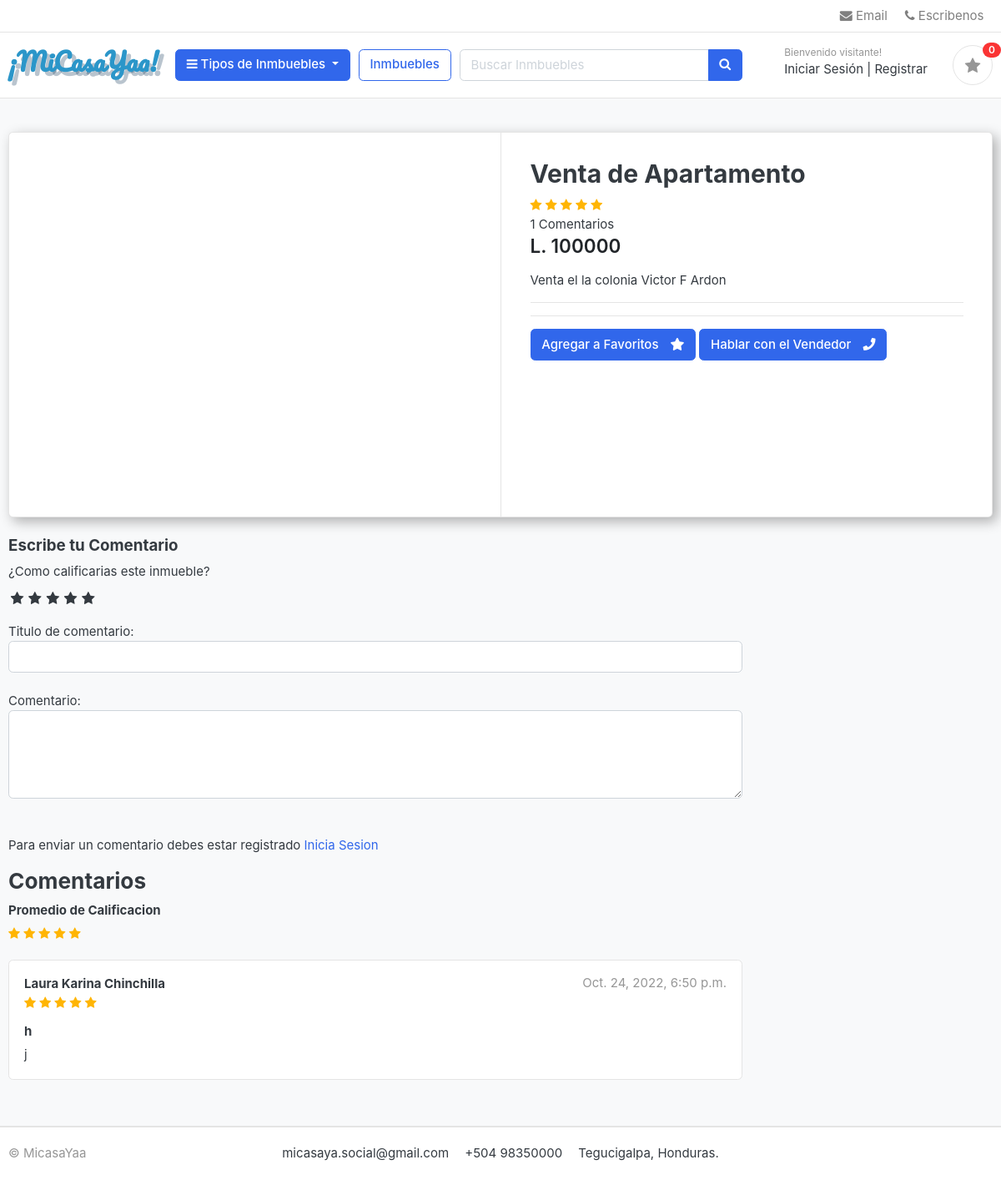
The page /store/category/venta-de-apartamento/venta-de-apartamento/ on the database its author committed.
### store/models.py (models this page shows, shortened)
class Product(models.Model):
    product_name = models.CharField(max_length=200, unique=True)
    slug = models.CharField(max_length=200, unique=True)
    descripton = models.TextField(max_length=500, blank=True)
    price = models.IntegerField()
    images = CloudinaryField('image')
    stock = models.IntegerField()
    is_available = models.BooleanField(default = True)
    category = models.ForeignKey(Category, on_delete=models.CASCADE)
    created_date = models.DateTimeField(auto_now_add=True)
    modified_date = models.DateTimeField(auto_now=True)
    objects = createProducto()
    def averageReview(self):
        reviews = ReviewRating.objects.filter(product=self, status=True).aggregate(average=Avg('rating'))
        avg=0
        if reviews['average'] is not None:
            avg = float(reviews['average'])
        return avg
    def countReview(self):
        reviews = ReviewRating.objects.filter(product=self, status=True).aggregate(count=Count('id'))
        count = 0
        if reviews['count'] is not None:
            count = int(reviews['count'])
        return count

class ReviewRating(models.Model):
    product = models.ForeignKey(Product, on_delete = models.CASCADE)
    user = models.ForeignKey(Account, on_delete=models.CASCADE)
    subject = models.CharField(max_length=100, blank=True)
    review = models.CharField(max_length=500, blank=True)
    rating = models.FloatField()
    ip = models.CharField(max_length=100, blank=True)
    status = models.BooleanField(default=True)
    created_at = models.DateTimeField(auto_now_add=True)
    updated_at = models.DateTimeField(auto_now=True)

### accounts/models.py (models this page shows, shortened)
class Account(AbstractBaseUser):
    first_name = models.CharField(max_length = 50)
    last_name = models.CharField(max_length = 50)
    username = models.CharField(max_length = 50, unique=True)
    email = models.CharField(max_length = 100, unique = True)
    phone_nomber = models.CharField(max_length = 50)
    date_joined = models.DateTimeField(auto_now_add=True)
    last_joined = models.DateTimeField(auto_now_add=True)
    is_admin = models.BooleanField(default = False)
    is_staff = models.BooleanField(default = False)
    is_active = models.BooleanField(default = False)
    is_superadmin = models.BooleanField(default = False)
    USERNAME_FIELD = 'email'
    REQUIRED_FIELDS = ['username','first_name', 'last_name']
    objects = MyAccountManager()
    def full_name(self):
        return f'{self.first_name} {self.last_name}'

### store/views.py (the view)
# urls.py: path('category/<slug:category_slug>/<slug:product_slug>/', views.product_detail, name = 'product_detail'),
def product_detail(request, category_slug, product_slug):
    try:
        single_product = Product.objects.get(category__slug=category_slug, slug=product_slug)
        in_favorite = FavoriteItem.objects.filter(favorite__favorite_id=_favorite_id(request), product=single_product).exists()
    except Exception as e:
        raise e
    reviews = ReviewRating.objects.filter(product_id=single_product.id, status=True)
    context = {
        'single_product':single_product,
        'in_favorite':in_favorite,
        'reviews':reviews,
    }
    return render(request, 'store/product_detail.html', context)

### category/context_processors.py (called while the page is built)
def menu_links(request):
    links = Category.objects.all()
    return dict(links=links)

### category/models.py (called while the page is built)
    def get_url(self):
        return reverse('products_by_category', args=[self.slug])
        print(get_url);

### favorites/context_processors.py (called while the page is built)
def counter(request):
    favorite_count = 0
    try:
        favorite = Favorite.objects.filter(favorite_id=_favorite_id(request))
        if request.user.is_authenticated:
            favorite_items = FavoriteItem.objects.all().filter(user=request.user)
        else:
            favorite_items = FavoriteItem.objects.all().filter(favorite=favorite[:1])
        for favorite_item in favorite_items:
            favorite_count += favorite_item.quantity
    except Favorite.DoesNotExist:
        favorite_count = 0
    return dict(favorite_count=favorite_count)

### favorites/views.py (called while the page is built)
def _favorite_id(request):
    favorite = request.session.session_key
    if not favorite:
        favorite = request.session.create()
    return favorite

### templates/store/product_detail.html (shortened to what this page needs)
{% extends 'base.html' %}
{% block content %}
<section class="section-content padding-y bg">
    <div class="container">
    <div class="card" style="box-shadow: 5px 5px 15px rgba(0,0,0,0.3);">
        <div class="row no-gutters">
            <aside class="col-md-6">
    <article class="gallery-wrap">
        <div class="img-big-wrap mainImage">
          <center><img src="{{ single_product.images.url }}"></center>
        </div>
    </article>
            </aside>
            <main class="col-md-6 border-left">
    <article class="content-body">
    <h2 class="title">{{ single_product.product_name }}</h2>
    <div class="rating-star">
      <span>
        <i class="fa fa-star{% if single_product.averageReview < 0.5 %}-o{% elif single_product.averageReview >= 0.5 and single_product.averageReview < 1 %}-half-o {% endif %}" aria-hidden="true"></i>
        <i class="fa fa-star{% if single_product.averageReview < 1.5 %}-o{% elif single_product.averageReview >= 1.5 and single_product.averageReview < 2 %}-half-o {% endif %}" aria-hidden="true"></i>
        <i class="fa fa-star{% if single_product.averageReview < 2.5 %}-o{% elif single_product.averageReview >= 2.5 and single_product.averageReview < 3 %}-half-o {% endif %}" aria-hidden="true"></i>
        <i class="fa fa-star{% if single_product.averageReview < 3.5 %}-o{% elif single_product.averageReview >= 3.5 and single_product.averageReview < 4 %}-half-o {% endif %}" aria-hidden="true"></i>
        <i class="fa fa-star{% if single_product.averageReview < 4.5 %}-o{% elif single_product.averageReview >= 4.5 and single_product.averageReview < 5 %}-half-o {% endif %}" aria-hidden="true"></i>
      </span>
    </div>
    <span>{{ single_product.countReview }} Comentarios</span>
    <div class="mb-3">
        <var class="price h4">L. {{single_product.price }}</var>
    </div>
    <p> {{ single_product.descripton }} </p>
    <hr>
        <hr>
        {% if single_product.stock <= 0 %}
          <h5>No esta Disponible</h5>
        {% else %}
          {% if in_favorite %}
            <a href="#" class="btn  btn-success"> <span class="text">Producto agregado a Favoritos</span> <i class="fas fa-check"></i>  </a>
            <a href="{% url 'favorite' %}" class="btn  btn-outline-primary"> <span class="text">Ver Favoritos</span> <i class="fas fa-eye"></i>  </a>
          {% else %}
            <a href="{% url 'add_favorite' single_product.id %}" class="btn  btn-primary"> <span class="text">Agregar a Favoritos</span> <i class="fas fa-star"></i>  </a>
            <a href="mailto:<nowiki> micasaya.social@gmail.com" class="btn  btn-primary"> <span class="text">Hablar con el Vendedor</span> <i class="fas fa-phone"></i>  </a>
          {% endif %}
        {% endif %}
    </article>
            </main>
        </div>
    </div>
    <br>
    <div class="row">
      <div class="col-md-9">
        <form action="{% url 'submit_review' single_product.id %}" method="post">
          <h5>Escribe tu Comentario</h5>
          <div class="">
            <label for="">¿Como calificarias este inmueble?</label>
            <br>
            <div class="rate">
              <input type="radio" name="rating" value="5", id="rating10"><label for="rating10" title="5"></label>
              <input type="radio" name="rating" value="4", id="rating8"><label for="rating8" title="4"></label>
              <input type="radio" name="rating" value="3", id="rating6"><label for="rating6" title="3"></label>
              <input type="radio" name="rating" value="2", id="rating4"><label for="rating4" title="2"></label>
              <input type="radio" name="rating" value="1", id="rating2"><label for="rating2" title="1"></label>
            </div>
            <br>
              Titulo de comentario:
              <input type="text" class="form-control" name="subject" value="">
              <br>
              Comentario:
              <textarea name="review" rows="4" class="form-control"></textarea>
              <br>
              {% if user.is_authenticated %}
              <input type="submit" name="" value="Enviar Comentario" class="btn btn-primary">
              {% else %}
                <br>
                <p>Para enviar un comentario debes estar registrado <span><a href="{% url 'login' %}"> Inicia Sesion </a></span></p>
              {% endif %}
          </div>
        </form>
        <header class="section-heading">
            <h3>Comentarios</h3>
            <h6>Promedio de Calificacion</h6>
            <div class="rating-star">
              <span>
                <i class="fa fa-star{% if single_product.averageReview < 0.5 %}-o{% elif single_product.averageReview >= 0.5 and single_product.averageReview < 1 %}-half-o {% endif %}" aria-hidden="true"></i>
                <i class="fa fa-star{% if single_product.averageReview < 1.5 %}-o{% elif single_product.averageReview >= 1.5 and single_product.averageReview < 2 %}-half-o {% endif %}" aria-hidden="true"></i>
                <i class="fa fa-star{% if single_product.averageReview < 2.5 %}-o{% elif single_product.averageReview >= 2.5 and single_product.averageReview < 3 %}-half-o {% endif %}" aria-hidden="true"></i>
                <i class="fa fa-star{% if single_product.averageReview < 3.5 %}-o{% elif single_product.averageReview >= 3.5 and single_product.averageReview < 4 %}-half-o {% endif %}" aria-hidden="true"></i>
                <i class="fa fa-star{% if single_product.averageReview < 4.5 %}-o{% elif single_product.averageReview >= 4.5 and single_product.averageReview < 5 %}-half-o {% endif %}" aria-hidden="true"></i>
              </span>
            </div>
        </header>
        {% for review in reviews %}
        <article class="box mb-3">
            <div class="icontext w-100">
                <div class="text">
                    <span class="date text-muted float-md-right"> {{ review.updated_at}} </span>
                    <h6 class="mb-1"> {{ review.user.full_name }} </h6>
                    <div class="rating-star">
                      <span>
                        <i class="fa fa-star{% if review.rating == 0.5 %}-half-o{% elif review.rating < 1 %}-o {% endif %}" aria-hidden="true"></i>
                        <i class="fa fa-star{% if review.rating == 1.5 %}-half-o{% elif review.rating < 2 %}-o {% endif %}" aria-hidden="true"></i>
                        <i class="fa fa-star{% if review.rating == 2.5 %}-half-o{% elif review.rating < 3 %}-o {% endif %}" aria-hidden="true"></i>
                        <i class="fa fa-star{% if review.rating == 3.5 %}-half-o{% elif review.rating < 4 %}-o {% endif %}" aria-hidden="true"></i>
                        <i class="fa fa-star{% if review.rating == 4.5 %}-half-o{% elif review.rating < 5 %}-o {% endif %}" aria-hidden="true"></i>
                      </span>
                    </div>
                </div>
            </div>
            <div class="mt-3">
              <h6>{{ review.subject }}</h6>
                <p>
                    {{ review.review }}
                </p>
            </div>
        </article>
        {% endfor %}
        </div>
    </div>
    </div>
    </section>
{% endblock %}

### static/css/ui.css (style rules this page uses)
html { font-family: "Inter", sans-serif; font-size: 15px; }
.content-body { flex: 1 1 auto; padding: 2rem 2.3rem; }
.padding-y { padding-top: 40px; padding-bottom: 40px; }
var { font-style: normal; }
article:after, .form-group:after { display: block; clear: both; content: ""; }
.bg { background-color: #f8f9fa; }
.section-heading { margin-bottom: 20px; margin-top: 15px; }
p:last-child { margin-bottom: 0; }
.btn .text + i { margin-left: 10px; }
.icontext { display: inline-flex; align-items: center; vertical-align: middle; }
.icontext .text { width: 100%; line-height: 1.2; }
.price { font-weight: 600; color: #212529; }
.box { padding: 18px; background: #fff; border-radius: 0.37rem; border: 1px solid #e4e4e4; }
.gallery-wrap .img-big-wrap { margin-bottom: 10px; border-radius: 0.37rem; overflow: hidden; background-color: #fff; }

### static/css/custom.css (style rules this page uses)
.rate { display: inline-block; border: 0; }
.rate > label { float: right; }
.rate >label:before { display: inline-block; font-size: 1.1rem; font-family: fontAwesome; content: "\f005"; margin: 0; padding: 0.3rem .2rem; cursor: pointer; }
.rating-star i { color: #ffb503 !important; }

### rows shown on the page
Product: product_name "Venta de Apartamento", countReview "1", price "100000", descripton "Venta el la colonia Victor F Ardon"
ReviewRating: updated_at "Oct. 24, 2022, 6:50 p.m.", user.full_name "Laura Karina Chinchilla", subject "h", review "j"

### other values the page prints
{{ favorite_count }} "0"
